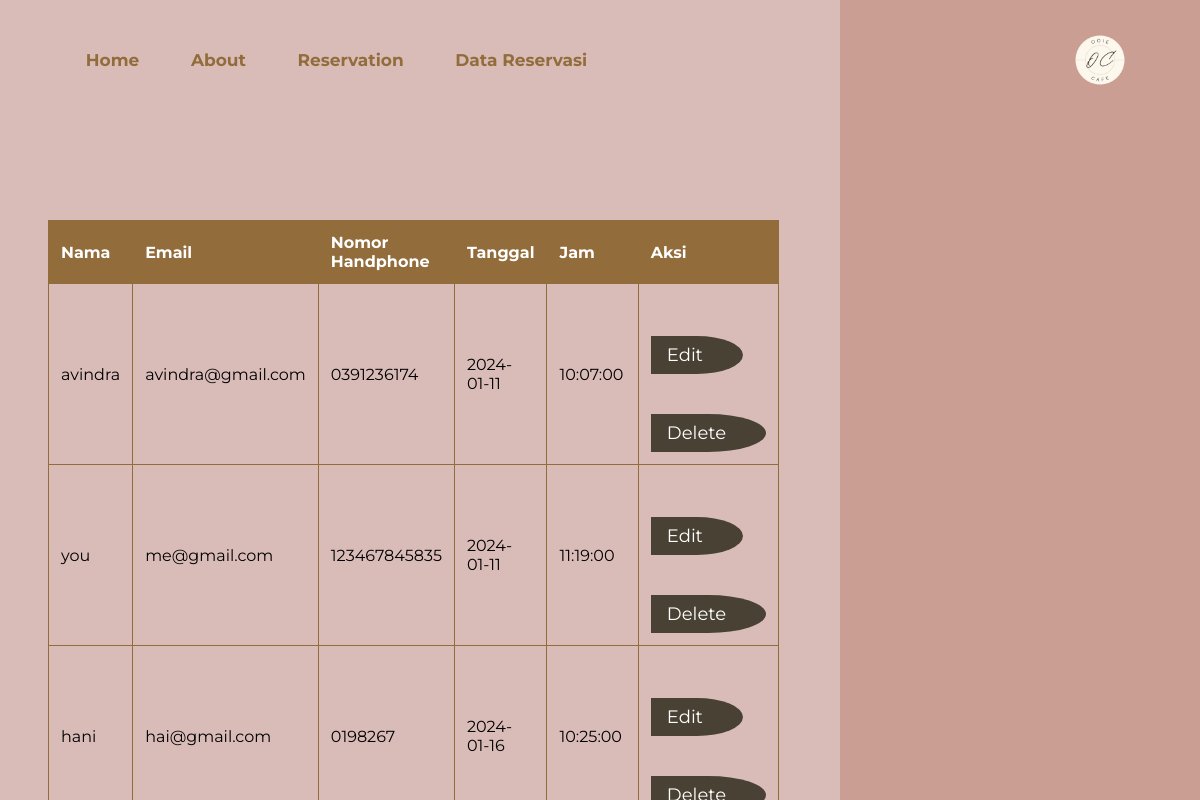
/edit_reservation.php, run on the app's committed database.
### tables this page shows
CREATE TABLE `reservations` (
  `id` int(11) NOT NULL,
  `nama` varchar(100) NOT NULL,
  `email` varchar(100) NOT NULL,
  `phone` varchar(100) NOT NULL,
  `tanggal` date NOT NULL,
  `jam` time NOT NULL
);

### edit_reservation.php (the view, shortened to what this page needs)
<!DOCTYPE html>
<html lang="en">
<head>
    <link rel="stylesheet" href="https://unpkg.com/swiper@8/swiper-bundle.min.css" />
    <link rel="stylesheet" href="https://use.fontawesome.com/releases/v5.15.4/css/all.css"
>
</head>
<body>
    <div class="container">
        <nav>
            <ul>
                <li><a href="index.php">Home</a></li>
                <li><a href="about.php">About</a></li>
                <li><a href="reservation.php">Reservation</a></li>
                <li><a href="edit_reservation.php">Data Reservasi</a></li>
            </ul>
            <img src="logo1.png" alt="">
        </nav>
        <div class="main-content">
            <table class="reservation-table">
                <thead>
                    <tr>
                        <th>Nama</th>
                        <th>Email</th>
                        <th>Nomor Handphone</th>
                        <th>Tanggal</th>
                        <th>Jam</th>
                        <th>Aksi</th>
                    </tr>
                </thead>
                <tbody>
                    <?php
                    include('koneksi.php');
                    $query = "SELECT * FROM reservations";
                    $result = $conn->query($query);
                    if ($result->num_rows > 0) {
                        while ($row = $result->fetch_assoc()) {
                            echo "<tr>
                                    <td>{$row['nama']}</td>
                                    <td>{$row['email']}</td>
                                    <td>{$row['phone']}</td>
                                    <td>{$row['tanggal']}</td>
                                    <td>{$row['jam']}</td>
                                    <td>
                                        <button class='btn-edit' onclick='editReservation({$row['id']})'>Edit</button>
                                        <button class='btn-delete' onclick='deleteReservation({$row['id']})'>Delete</button>
                                    </td>
                                </tr>";
                        }
                    } else {
                        echo "<tr><td colspan='6'>Tidak ada data reservasi</td></tr>";
                    }
                    ?>
                </tbody>
            </table>
        </div>
    </div>
</body>
</html>

### edit_reservation.php (style rules this page uses)
* { padding: 0; margin: 0; font-family: 'Montserrat', sans-serif; }
body { font-family: 'Arial', sans-serif; background-color: #f8f8f8; margin: 0; padding: 0; }
.container { height: 100vh; width: 100%; background: linear-gradient(to right, #D9BCB8 70%, #CA9E93 30%); position: relative; overflow: hidden; }
nav { width: 90%; margin: auto; padding-top: 20px; display: flex; justify-content: space-between; align-items: center; }
nav img { max-width: 60%; height: auto; max-height: 80px; }
nav ul { display: flex; list-style-type: none; }
nav ul li { margin: 0 5px; }
nav ul a { text-decoration: none; padding: 0.3rem 1.3rem; font-size: 17px; font-weight: bold; color: #926c3a; position: relative; z-index: 1; }
nav ul a::after { content: ""; width: 0%; height: 100%; position: absolute; top: 0; left: 0px; border-radius: 20px; background-color: #CA9E93; z-index: -1; transition: 0.5s; }
.main-content { width: 60%; padding-top: 100px; margin-left: 3rem; display: flex; align-items: center; justify-content: space-around; }
.main-content button { margin-top: 2.5rem; outline: none; border: none; font-size: 18px; padding: 0.5rem 2.5rem 0.5rem 1rem; border-radius: 0 50% 50% 0; background-color: #494234; color: white; cursor: pointer; }
.reservation-table { width: 100%; border-collapse: collapse; margin-top: 20px; }
.reservation-table th, .reservation-table td { border: 1px solid #926c3a; padding: 12px; text-align: left; }
.reservation-table th { background-color: #926c3a; color: white; }
.btn-edit, .btn-delete { padding: 10px 16px; cursor: pointer; border: none; border-radius: 5px; color: #fff; }
.btn-edit { background-color: #4caf50; }
.btn-delete { background-color: #f44336; }

### data on the page
reservations: nama "avindra", email "avindra@gmail.com", phone "0391236174", tanggal "2024-01-11", jam "10:07:00"
reservations: nama "you", email "me@gmail.com", phone "123467845835", tanggal "2024-01-11", jam "11:19:00"
reservations: nama "hani", email "hai@gmail.com", phone "0198267", tanggal "2024-01-16", jam "10:25:00"
